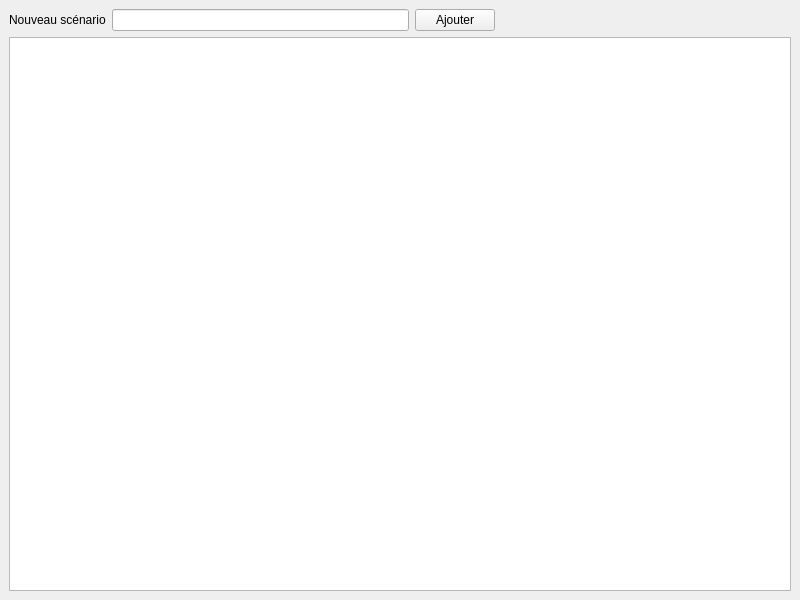
<?xml version="1.0" encoding="UTF-8"?>
<ui version="4.0">
 <class>MainWindow</class>
 <widget class="QMainWindow" name="MainWindow">
  <property name="geometry">
   <rect>
    <x>0</x>
    <y>0</y>
    <width>800</width>
    <height>600</height>
   </rect>
  </property>
  <property name="windowTitle">
   <string>Gestion des scénarios</string>
  </property>
  <widget class="QWidget" name="centralwidget">
   <layout class="QVBoxLayout" name="verticalLayout">
    <item>
     <layout class="QHBoxLayout" name="horizontalLayout_2">
      <item>
       <widget class="QLabel" name="label">
        <property name="text">
         <string>Nouveau scénario</string>
        </property>
       </widget>
      </item>
      <item>
       <widget class="QLineEdit" name="newScenario_lineEdit"/>
      </item>
      <item>
       <widget class="QPushButton" name="newScenario_button">
        <property name="text">
         <string>Ajouter</string>
        </property>
       </widget>
      </item>
      <item>
       <spacer name="horizontalSpacer">
        <property name="orientation">
         <enum>Qt::Horizontal</enum>
        </property>
        <property name="sizeHint" stdset="0">
         <size>
          <width>40</width>
          <height>20</height>
         </size>
        </property>
       </spacer>
      </item>
     </layout>
    </item>
    <item>
     <widget class="QTableWidget" name="scenario_db_table"/>
    </item>
   </layout>
  </widget>
 </widget>
 <resources/>
 <connections/>
</ui>
